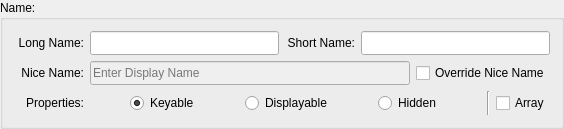
    <widget class="QGroupBox" name="nameGroupBox">
     <property name="title">
      <string>Name:</string>
     </property>
     <layout class="QGridLayout" name="gridLayout_3">
      <item row="0" column="1">
       <widget class="QWidget" name="shortNameWidget" native="true">
        <property name="sizePolicy">
         <sizepolicy hsizetype="Expanding" vsizetype="Fixed">
          <horstretch>0</horstretch>
          <verstretch>0</verstretch>
         </sizepolicy>
        </property>
        <property name="minimumSize">
         <size>
          <width>0</width>
          <height>24</height>
         </size>
        </property>
        <property name="maximumSize">
         <size>
          <width>16777215</width>
          <height>24</height>
         </size>
        </property>
        <layout class="QHBoxLayout" name="horizontalLayout_2">
         <property name="leftMargin">
          <number>0</number>
         </property>
         <property name="topMargin">
          <number>0</number>
         </property>
         <property name="rightMargin">
          <number>0</number>
         </property>
         <property name="bottomMargin">
          <number>0</number>
         </property>
         <item>
          <widget class="QLabel" name="shortNameLabel">
           <property name="sizePolicy">
            <sizepolicy hsizetype="Fixed" vsizetype="Preferred">
             <horstretch>0</horstretch>
             <verstretch>0</verstretch>
            </sizepolicy>
           </property>
           <property name="minimumSize">
            <size>
             <width>70</width>
             <height>0</height>
            </size>
           </property>
           <property name="maximumSize">
            <size>
             <width>70</width>
             <height>16777215</height>
            </size>
           </property>
           <property name="text">
            <string>Short Name:</string>
           </property>
           <property name="alignment">
            <set>Qt::AlignRight|Qt::AlignTrailing|Qt::AlignVCenter</set>
           </property>
          </widget>
         </item>
         <item>
          <widget class="QLineEdit" name="shortNameLineEdit">
           <property name="sizePolicy">
            <sizepolicy hsizetype="Expanding" vsizetype="Preferred">
             <horstretch>0</horstretch>
             <verstretch>0</verstretch>
            </sizepolicy>
           </property>
           <property name="placeholderText">
            <string/>
           </property>
           <property name="clearButtonEnabled">
            <bool>true</bool>
           </property>
          </widget>
         </item>
        </layout>
       </widget>
      </item>
      <item row="0" column="0">
       <widget class="QWidget" name="longNameWidget" native="true">
        <property name="sizePolicy">
         <sizepolicy hsizetype="Expanding" vsizetype="Fixed">
          <horstretch>0</horstretch>
          <verstretch>0</verstretch>
         </sizepolicy>
        </property>
        <property name="minimumSize">
         <size>
          <width>0</width>
          <height>24</height>
         </size>
        </property>
        <property name="maximumSize">
         <size>
          <width>16777215</width>
          <height>24</height>
         </size>
        </property>
        <layout class="QHBoxLayout" name="horizontalLayout">
         <property name="leftMargin">
          <number>0</number>
         </property>
         <property name="topMargin">
          <number>0</number>
         </property>
         <property name="rightMargin">
          <number>0</number>
         </property>
         <property name="bottomMargin">
          <number>0</number>
         </property>
         <item>
          <widget class="QLabel" name="longNameLabel">
           <property name="sizePolicy">
            <sizepolicy hsizetype="Fixed" vsizetype="Preferred">
             <horstretch>0</horstretch>
             <verstretch>0</verstretch>
            </sizepolicy>
           </property>
           <property name="minimumSize">
            <size>
             <width>70</width>
             <height>0</height>
            </size>
           </property>
           <property name="maximumSize">
            <size>
             <width>70</width>
             <height>16777215</height>
            </size>
           </property>
           <property name="text">
            <string>Long Name:</string>
           </property>
           <property name="alignment">
            <set>Qt::AlignRight|Qt::AlignTrailing|Qt::AlignVCenter</set>
           </property>
          </widget>
         </item>
         <item>
          <widget class="QLineEdit" name="longNameLineEdit">
           <property name="sizePolicy">
            <sizepolicy hsizetype="Expanding" vsizetype="Preferred">
             <horstretch>0</horstretch>
             <verstretch>0</verstretch>
            </sizepolicy>
           </property>
           <property name="clearButtonEnabled">
            <bool>true</bool>
           </property>
          </widget>
         </item>
        </layout>
       </widget>
      </item>
      <item row="1" column="0" colspan="2">
       <widget class="QWidget" name="niceNameWidget" native="true">
        <property name="sizePolicy">
         <sizepolicy hsizetype="Expanding" vsizetype="Fixed">
          <horstretch>0</horstretch>
          <verstretch>0</verstretch>
         </sizepolicy>
        </property>
        <property name="minimumSize">
         <size>
          <width>0</width>
          <height>24</height>
         </size>
        </property>
        <property name="maximumSize">
         <size>
          <width>16777215</width>
          <height>24</height>
         </size>
        </property>
        <layout class="QHBoxLayout" name="horizontalLayout_3">
         <property name="leftMargin">
          <number>0</number>
         </property>
         <property name="topMargin">
          <number>0</number>
         </property>
         <property name="rightMargin">
          <number>0</number>
         </property>
         <property name="bottomMargin">
          <number>0</number>
         </property>
         <item>
          <widget class="QLabel" name="niceNameLabel">
           <property name="sizePolicy">
            <sizepolicy hsizetype="Fixed" vsizetype="Preferred">
             <horstretch>0</horstretch>
             <verstretch>0</verstretch>
            </sizepolicy>
           </property>
           <property name="minimumSize">
            <size>
             <width>70</width>
             <height>0</height>
            </size>
           </property>
           <property name="maximumSize">
            <size>
             <width>70</width>
             <height>16777215</height>
            </size>
           </property>
           <property name="text">
            <string>Nice Name:</string>
           </property>
           <property name="alignment">
            <set>Qt::AlignRight|Qt::AlignTrailing|Qt::AlignVCenter</set>
           </property>
          </widget>
         </item>
         <item>
          <widget class="QLineEdit" name="niceNameLineEdit">
           <property name="enabled">
            <bool>false</bool>
           </property>
           <property name="sizePolicy">
            <sizepolicy hsizetype="Expanding" vsizetype="Preferred">
             <horstretch>0</horstretch>
             <verstretch>0</verstretch>
            </sizepolicy>
           </property>
           <property name="placeholderText">
            <string>Enter Display Name</string>
           </property>
           <property name="clearButtonEnabled">
            <bool>true</bool>
           </property>
          </widget>
         </item>
         <item>
          <widget class="QCheckBox" name="overrideNiceNameCheckBox">
           <property name="sizePolicy">
            <sizepolicy hsizetype="Minimum" vsizetype="Fixed">
             <horstretch>0</horstretch>
             <verstretch>0</verstretch>
            </sizepolicy>
           </property>
           <property name="minimumSize">
            <size>
             <width>0</width>
             <height>24</height>
            </size>
           </property>
           <property name="maximumSize">
            <size>
             <width>16777215</width>
             <height>24</height>
            </size>
           </property>
           <property name="text">
            <string>Override Nice Name</string>
           </property>
          </widget>
         </item>
        </layout>
       </widget>
      </item>
      <item row="2" column="0" colspan="2">
       <widget class="QWidget" name="propertiesWidget" native="true">
        <property name="sizePolicy">
         <sizepolicy hsizetype="Expanding" vsizetype="Fixed">
          <horstretch>0</horstretch>
          <verstretch>0</verstretch>
         </sizepolicy>
        </property>
        <property name="minimumSize">
         <size>
          <width>0</width>
          <height>24</height>
         </size>
        </property>
        <property name="maximumSize">
         <size>
          <width>16777215</width>
          <height>24</height>
         </size>
        </property>
        <layout class="QHBoxLayout" name="horizontalLayout_5">
         <property name="leftMargin">
          <number>0</number>
         </property>
         <property name="topMargin">
          <number>0</number>
         </property>
         <property name="rightMargin">
          <number>0</number>
         </property>
         <property name="bottomMargin">
          <number>0</number>
         </property>
         <item>
          <widget class="QLabel" name="stateLabel">
           <property name="sizePolicy">
            <sizepolicy hsizetype="Expanding" vsizetype="Preferred">
             <horstretch>0</horstretch>
             <verstretch>0</verstretch>
            </sizepolicy>
           </property>
           <property name="minimumSize">
            <size>
             <width>70</width>
             <height>0</height>
            </size>
           </property>
           <property name="maximumSize">
            <size>
             <width>70</width>
             <height>16777215</height>
            </size>
           </property>
           <property name="text">
            <string>Properties:</string>
           </property>
           <property name="alignment">
            <set>Qt::AlignRight|Qt::AlignTrailing|Qt::AlignVCenter</set>
           </property>
          </widget>
         </item>
         <item>
          <spacer name="horizontalSpacer">
           <property name="orientation">
            <enum>Qt::Horizontal</enum>
           </property>
           <property name="sizeHint" stdset="0">
            <size>
             <width>40</width>
             <height>20</height>
            </size>
           </property>
          </spacer>
         </item>
         <item>
          <widget class="QRadioButton" name="keyableRadioButton">
           <property name="sizePolicy">
            <sizepolicy hsizetype="Expanding" vsizetype="Preferred">
             <horstretch>0</horstretch>
             <verstretch>0</verstretch>
            </sizepolicy>
           </property>
           <property name="text">
            <string>Keyable</string>
           </property>
           <property name="checked">
            <bool>true</bool>
           </property>
          </widget>
         </item>
         <item>
          <spacer name="horizontalSpacer_3">
           <property name="orientation">
            <enum>Qt::Horizontal</enum>
           </property>
           <property name="sizeHint" stdset="0">
            <size>
             <width>40</width>
             <height>20</height>
            </size>
           </property>
          </spacer>
         </item>
         <item>
          <widget class="QRadioButton" name="displayableRadioButton">
           <property name="sizePolicy">
            <sizepolicy hsizetype="Expanding" vsizetype="Preferred">
             <horstretch>0</horstretch>
             <verstretch>0</verstretch>
            </sizepolicy>
           </property>
           <property name="text">
            <string>Displayable</string>
           </property>
          </widget>
         </item>
         <item>
          <spacer name="horizontalSpacer_4">
           <property name="orientation">
            <enum>Qt::Horizontal</enum>
           </property>
           <property name="sizeHint" stdset="0">
            <size>
             <width>40</width>
             <height>20</height>
            </size>
           </property>
          </spacer>
         </item>
         <item>
          <widget class="QRadioButton" name="hiddenRadioButton">
           <property name="sizePolicy">
            <sizepolicy hsizetype="Expanding" vsizetype="Preferred">
             <horstretch>0</horstretch>
             <verstretch>0</verstretch>
            </sizepolicy>
           </property>
           <property name="text">
            <string>Hidden</string>
           </property>
          </widget>
         </item>
         <item>
          <spacer name="horizontalSpacer_2">
           <property name="orientation">
            <enum>Qt::Horizontal</enum>
           </property>
           <property name="sizeHint" stdset="0">
            <size>
             <width>40</width>
             <height>20</height>
            </size>
           </property>
          </spacer>
         </item>
         <item>
          <widget class="Line" name="arrayDivider">
           <property name="orientation">
            <enum>Qt::Vertical</enum>
           </property>
          </widget>
         </item>
         <item>
          <widget class="QCheckBox" name="arrayCheckBox">
           <property name="sizePolicy">
            <sizepolicy hsizetype="Preferred" vsizetype="Fixed">
             <horstretch>0</horstretch>
             <verstretch>0</verstretch>
            </sizepolicy>
           </property>
           <property name="text">
            <string>Array</string>
           </property>
          </widget>
         </item>
        </layout>
       </widget>
      </item>
     </layout>
    </widget>
